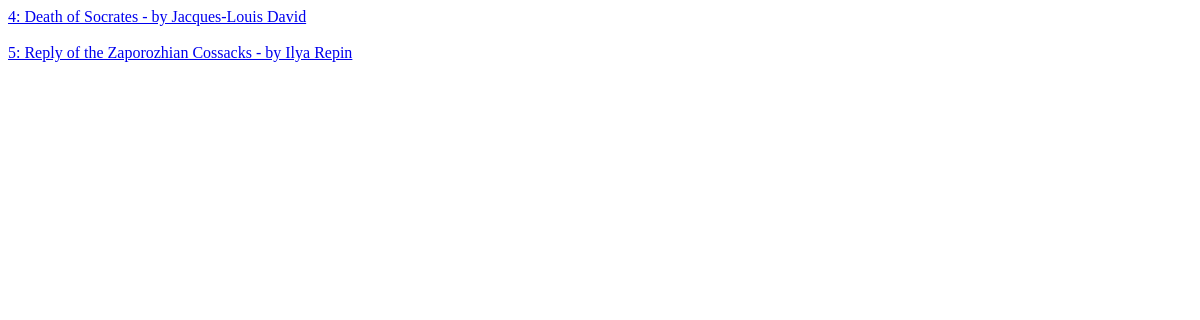
Page /pinturas on the earlier database version.
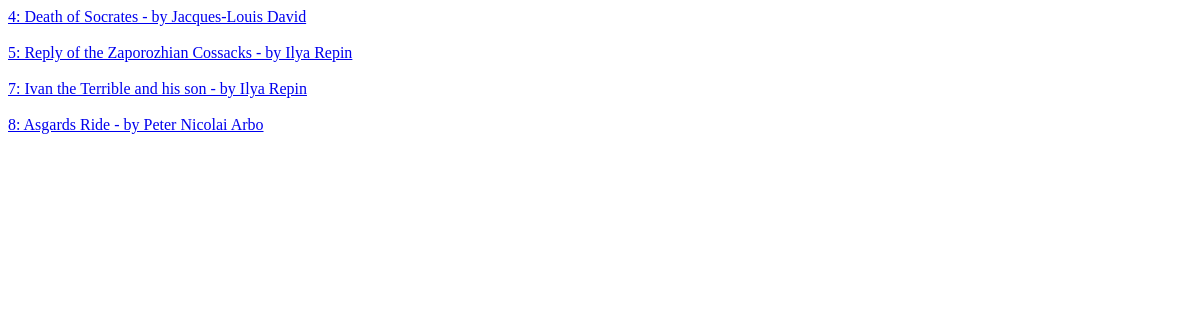
Same page on the later database version.
### app/models.py (models this page shows)
class Arte(models.Model):
    titulo = models.CharField('Título',max_length=150, blank=False)
    autor = models.CharField('Autor',max_length=150, blank=False)
    avaliacao = models.FloatField('Avaliação',validators=[MaxValueValidator(5.0),MinValueValidator(0.0)],
                                  blank=True, null= True)
    def __str__(self):
        return f'{self.id}: {self.titulo} - by {self.autor}'

class Pintura(Arte):
    imagem = models.ImageField('Imagem', upload_to='media/')

class Arte(models.Model):
    titulo = models.CharField('Título',max_length=150, blank=False)
    autor = models.CharField('Autor',max_length=150, blank=False)
    avaliacao = models.FloatField('Avaliação',validators=[MaxValueValidator(5.0),MinValueValidator(0.0)],
                                  blank=True, null= True)
    def __str__(self):
        return f'{self.id}: {self.titulo} - by {self.autor}'

### app/views.py (the view)
# urls.py: path('pinturas', views.pinturas, name='pinturas'),
def pinturas(request):
    pinturas = models.Pintura.objects.all()
    return render(request, 'pinturas.html', context={'pinturas':pinturas})

### templates/pinturas.html (shortened to what this page needs)
<!DOCTYPE html>
<html lang="en">
<head>
</head>
    <body>
        {% for pintura in pinturas %}
            <a href="pinturas/{{pintura.id}}"> {{ pintura }} </a> <br/>
            <br/>
        {% endfor %}
    </body>
</html>

Differences in the rows shown:
added Pintura: autor "7: Ivan the Terrible and his son - by Ilya Repin"
added Pintura: autor "8: Asgards Ride - by Peter Nicolai Arbo"
